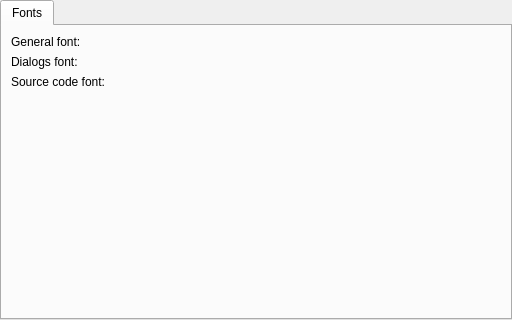
<?xml version="1.0" encoding="UTF-8"?>
<ui version="4.0">
 <class>GeneralConfigPage</class>
 <widget class="QWidget" name="GeneralConfigPage">
  <property name="geometry">
   <rect>
    <x>0</x>
    <y>0</y>
    <width>512</width>
    <height>320</height>
   </rect>
  </property>
  <property name="windowTitle">
   <string>General preferences</string>
  </property>
  <layout class="QVBoxLayout" name="verticalLayout">
   <property name="margin">
    <number>0</number>
   </property>
   <item>
    <widget class="QTabWidget" name="tabWidget">
     <property name="currentIndex">
      <number>0</number>
     </property>
     <widget class="QWidget" name="tabFonts">
      <attribute name="title">
       <string>Fonts</string>
      </attribute>
      <layout class="QGridLayout" name="gridLayout">
       <item row="2" column="1">
        <widget class="FontSelectWidget" name="fontSourceCode" native="true">
         <property name="sizePolicy">
          <sizepolicy hsizetype="MinimumExpanding" vsizetype="Preferred">
           <horstretch>0</horstretch>
           <verstretch>0</verstretch>
          </sizepolicy>
         </property>
        </widget>
       </item>
       <item row="4" column="0">
        <spacer name="verticalSpacer">
         <property name="orientation">
          <enum>Qt::Vertical</enum>
         </property>
         <property name="sizeHint" stdset="0">
          <size>
           <width>20</width>
           <height>40</height>
          </size>
         </property>
        </spacer>
       </item>
       <item row="2" column="0">
        <widget class="QLabel" name="label">
         <property name="text">
          <string>Source code font:</string>
         </property>
        </widget>
       </item>
       <item row="0" column="0">
        <widget class="QLabel" name="label_2">
         <property name="text">
          <string>General font:</string>
         </property>
        </widget>
       </item>
       <item row="0" column="1">
        <widget class="FontSelectWidget" name="fontGeneral" native="true">
         <property name="sizePolicy">
          <sizepolicy hsizetype="MinimumExpanding" vsizetype="Preferred">
           <horstretch>0</horstretch>
           <verstretch>0</verstretch>
          </sizepolicy>
         </property>
        </widget>
       </item>
       <item row="1" column="0">
        <widget class="QLabel" name="label_3">
         <property name="text">
          <string>Dialogs font:</string>
         </property>
        </widget>
       </item>
       <item row="1" column="1">
        <widget class="FontSelectWidget" name="fontDialogs" native="true"/>
       </item>
      </layout>
     </widget>
    </widget>
   </item>
  </layout>
 </widget>
 <customwidgets>
  <customwidget>
   <class>FontSelectWidget</class>
   <extends>QWidget</extends>
   <header>Widgets/FontSelectWidget.h</header>
   <container>1</container>
  </customwidget>
 </customwidgets>
 <resources/>
 <connections/>
</ui>
